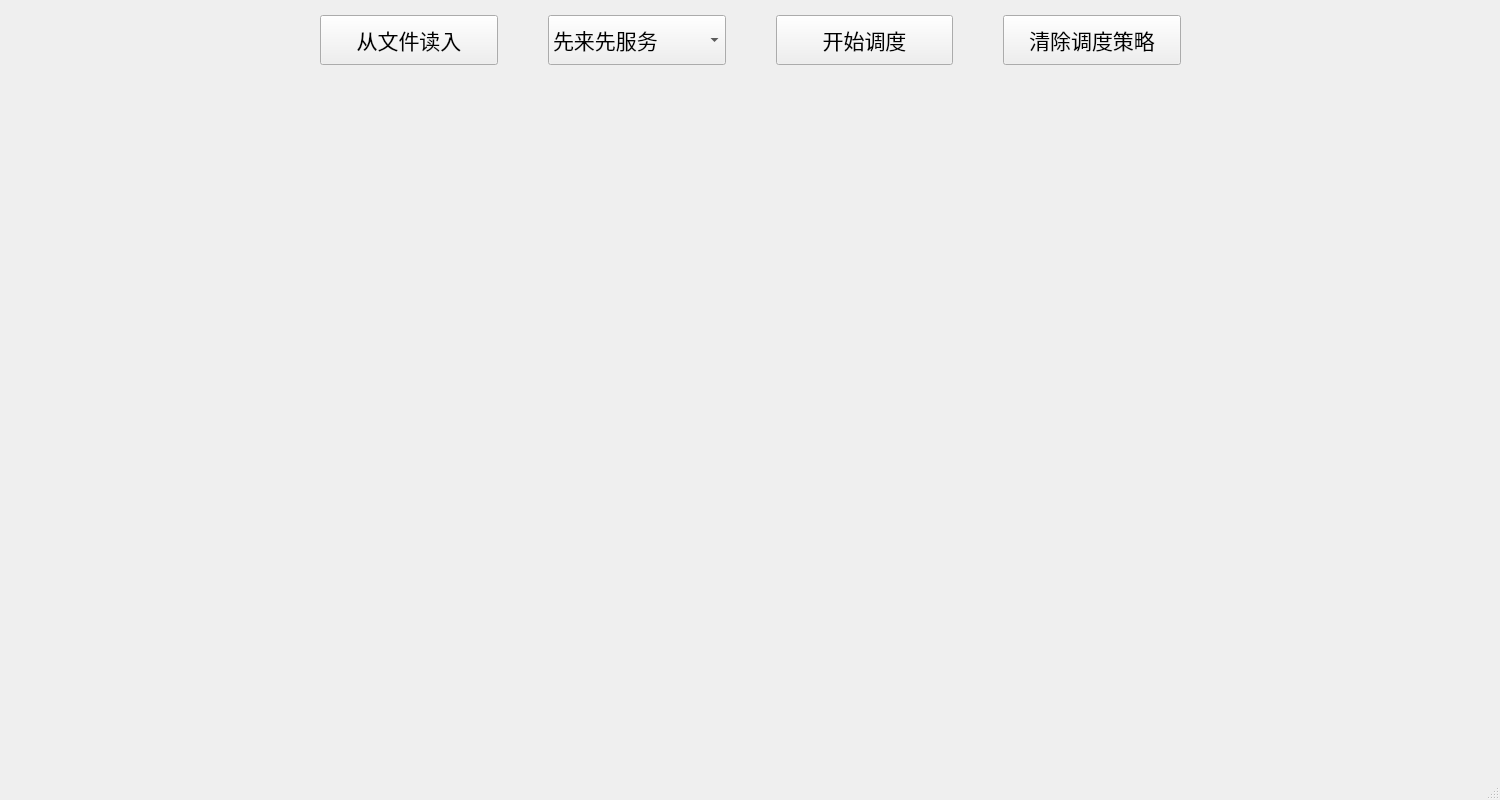
<?xml version="1.0" encoding="UTF-8"?>
<ui version="4.0">
 <class>MainWindow</class>
 <widget class="QMainWindow" name="MainWindow">
  <property name="geometry">
   <rect>
    <x>0</x>
    <y>0</y>
    <width>1500</width>
    <height>800</height>
   </rect>
  </property>
  <property name="minimumSize">
   <size>
    <width>1500</width>
    <height>800</height>
   </size>
  </property>
  <property name="maximumSize">
   <size>
    <width>16777215</width>
    <height>16777215</height>
   </size>
  </property>
  <property name="windowTitle">
   <string>磁盘管理</string>
  </property>
  <widget class="QWidget" name="centralwidget">
   <widget class="QWidget" name="horizontalLayoutWidget">
    <property name="geometry">
     <rect>
      <x>320</x>
      <y>10</y>
      <width>861</width>
      <height>61</height>
     </rect>
    </property>
    <layout class="QHBoxLayout" name="horizontalLayout">
     <property name="spacing">
      <number>50</number>
     </property>
     <property name="leftMargin">
      <number>0</number>
     </property>
     <item>
      <widget class="QPushButton" name="readButton">
       <property name="enabled">
        <bool>true</bool>
       </property>
       <property name="minimumSize">
        <size>
         <width>177</width>
         <height>50</height>
        </size>
       </property>
       <property name="font">
        <font>
         <pointsize>16</pointsize>
        </font>
       </property>
       <property name="cursor">
        <cursorShape>OpenHandCursor</cursorShape>
       </property>
       <property name="text">
        <string>从文件读入</string>
       </property>
      </widget>
     </item>
     <item>
      <widget class="QComboBox" name="comboBox">
       <property name="minimumSize">
        <size>
         <width>50</width>
         <height>50</height>
        </size>
       </property>
       <property name="font">
        <font>
         <pointsize>16</pointsize>
        </font>
       </property>
       <property name="cursor">
        <cursorShape>OpenHandCursor</cursorShape>
       </property>
       <property name="mouseTracking">
        <bool>false</bool>
       </property>
       <item>
        <property name="text">
         <string>先来先服务</string>
        </property>
       </item>
       <item>
        <property name="text">
         <string>最短寻道优先</string>
        </property>
       </item>
       <item>
        <property name="text">
         <string>电梯调度算法</string>
        </property>
       </item>
      </widget>
     </item>
     <item>
      <widget class="QPushButton" name="startButton">
       <property name="minimumSize">
        <size>
         <width>0</width>
         <height>50</height>
        </size>
       </property>
       <property name="font">
        <font>
         <pointsize>16</pointsize>
        </font>
       </property>
       <property name="cursor">
        <cursorShape>OpenHandCursor</cursorShape>
       </property>
       <property name="text">
        <string>开始调度</string>
       </property>
      </widget>
     </item>
     <item>
      <widget class="QPushButton" name="clearButton">
       <property name="minimumSize">
        <size>
         <width>0</width>
         <height>50</height>
        </size>
       </property>
       <property name="font">
        <font>
         <pointsize>16</pointsize>
        </font>
       </property>
       <property name="cursor">
        <cursorShape>OpenHandCursor</cursorShape>
       </property>
       <property name="text">
        <string>清除调度策略</string>
       </property>
      </widget>
     </item>
    </layout>
   </widget>
  </widget>
  <widget class="QStatusBar" name="statusbar"/>
 </widget>
 <resources/>
 <connections/>
</ui>
